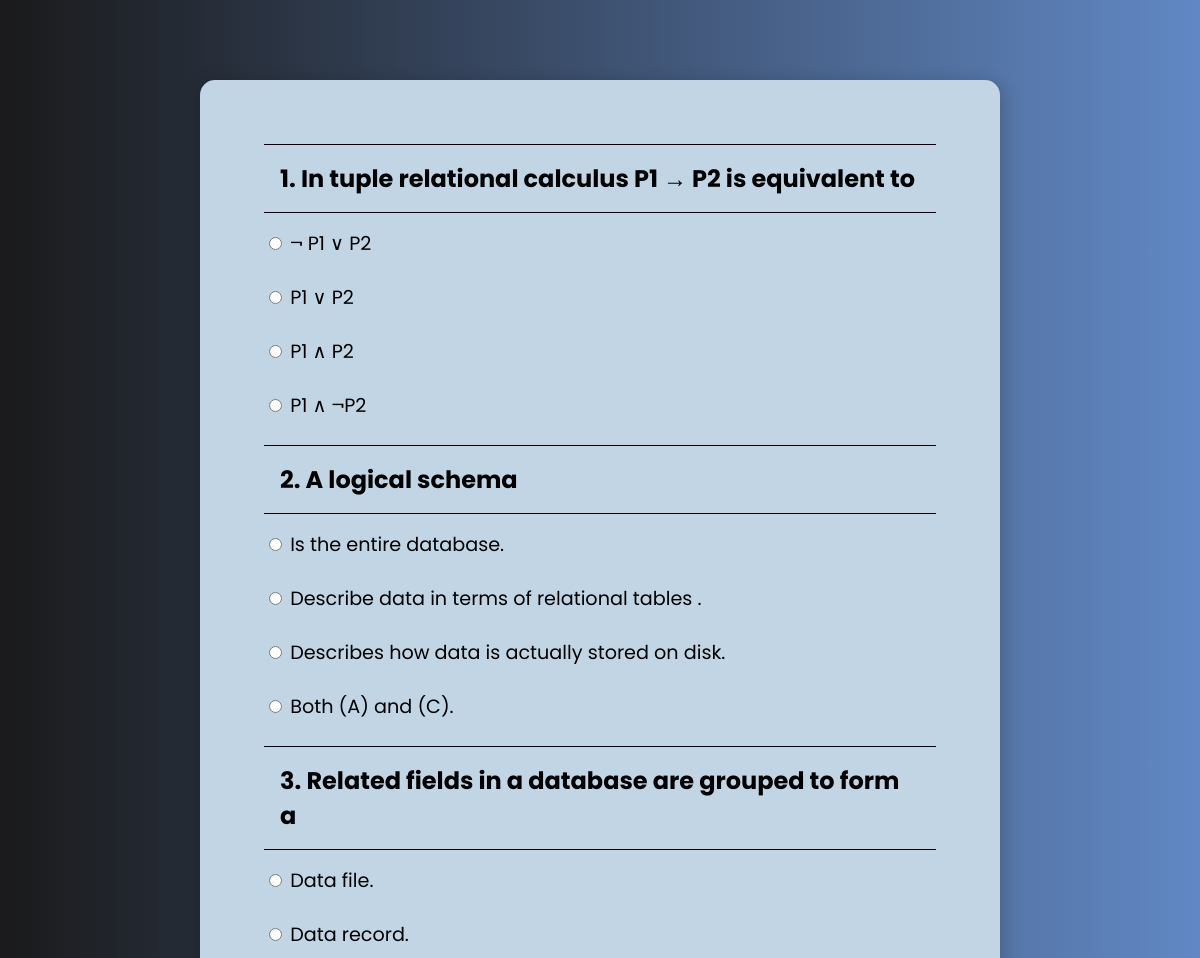
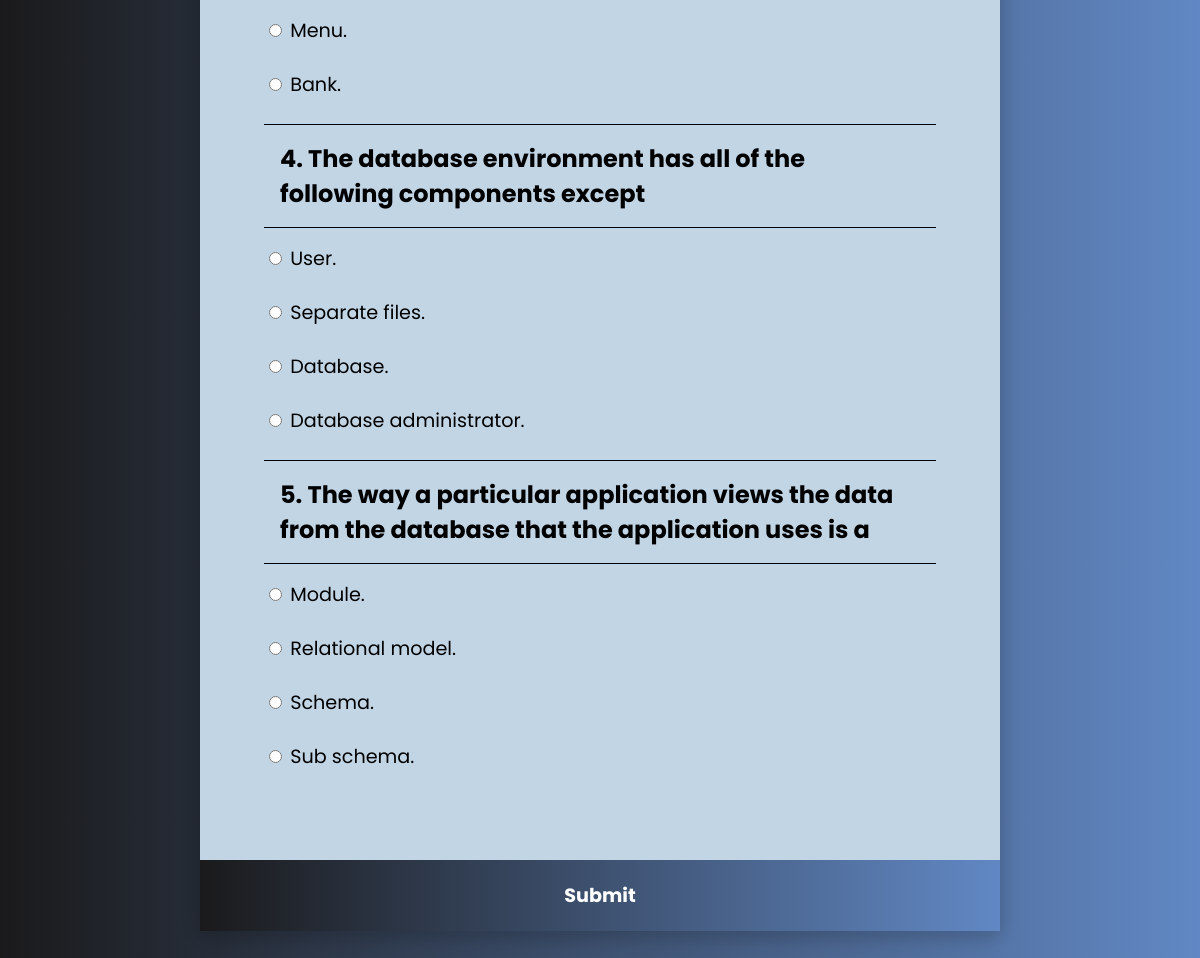
The app's page /InsideIndex.php with its own data (2 pictures, top to bottom).
### tables this page shows
CREATE TABLE `question` (
  `Question_Id` int(10) UNSIGNED NOT NULL,
  `Question` varchar(250) NOT NULL,
  `Right_Answer_Id` int(10) UNSIGNED NOT NULL
);

CREATE TABLE `answer` (
  `Right_Answer_Id` int(10) UNSIGNED NOT NULL,
  `Answer` varchar(250) NOT NULL,
  `Question_Id` int(10) UNSIGNED NOT NULL
);

### InsideIndex.php (the view, shortened to what this page needs)
<?php
    $server = "localhost";
    $username = "root";
    $password = "";
    $con = mysqli_connect($server, $username, $password);
    mysqli_select_db($con, "quiztestfirst");
?>
<!DOCTYPE html>
<html lang="en">
  <head>
    <link rel="stylesheet" href="Css/InsideStyle.css" />
    <link rel="stylesheet" href="Css/preloader.css">
  </head>
  <body>
    <div class="quiz-container" id="quiz">
      <div class="quiz-header">
      <form action ="Test.php" method="post">
        <?php
        for($i = 1 ; $i<=5; $i++){
          $questions = "select * from question where Question_Id = $i";
          $queryApplyingForQuestions = mysqli_query($con, $questions);
          while($rows = mysqli_fetch_array($queryApplyingForQuestions)){
        ?>
        <h2 id="question" name="question"><?php echo $i.". ".$rows["Question"]; ?></h2>
          <?php
            $answers = "select * from answer where Question_Id = $i";
            $queryApplyingForAnswers = mysqli_query($con, $answers);
            while($rows = mysqli_fetch_array($queryApplyingForAnswers)){
          ?>
            <ul>
              <li>
                <input type="radio" name="quizcheck[<?php echo $rows["Question_Id"]; ?>]" id="a" value="<?php echo $rows["Right_Answer_Id"]; ?>" class="answer">
                <label for="a" id="a_text"><?php echo $rows["Answer"]; ?></label>
              </li>
            </ul>
          <?php
            }
          }
        }
        ?>
      </div>
      <button type="submit" name="submit" value = "submit" id="submit">Submit</button>
    </div>
  </body>
</html>

### Css/InsideStyle.css (style rules this page uses)
body { background-image: linear-gradient(to right, #1a1a1b , #6188c4); font-family: 'Poppins', sans-serif; display: flex; align-items: center; justify-content: center; margin: 0; }
.quiz-container { background-color: rgb(194, 213, 229); border-radius: 15px; margin-top: 80px; margin-bottom: 80px; width: 800px; box-shadow: 0px 5px 15px 5px rgba(0, 0, 0, 0.15); }
.quiz-header { padding: 4rem; }
h2 { padding: 1rem; margin: 0; }
#question { border-top: 1px solid black; border-bottom: 1px solid black; }
ul { list-style-type: none; padding: 0; margin-bottom: 25px; }
ul li { font-size: 1.2rem; margin: 1rem 0; }
ul li label { cursor: pointer; }
button { background-image: linear-gradient(to right, #1a1a1b , #6188c4); color: #fff; border: none; width: 100%; cursor: pointer; font-size: 1.2rem; font-family: inherit; padding: 1.3rem; font-weight: bold; transition: all 0.5s ease-out; }

### records on screen
question: Question "In tuple relational calculus P1 → P2 is equivalent to"
answer: Answer "¬ P1 ∨ P2"
answer: Answer "P1 ∨ P2"
answer: Answer "P1 ∧ P2"
answer: Answer "P1 ∧ ¬P2"
question: Question "A logical schema"
answer: Answer "Is the entire database."
answer: Answer "Describe data in terms of relational tables ."
answer: Answer "Describes how data is actually stored on disk."
answer: Answer "Both (A) and (C)."
question: Question "Related fields in a database are grouped to form a"
answer: Answer "Data file."
answer: Answer "Data record."
answer: Answer "Menu."
answer: Answer "Bank."
question: Question "The database environment has all of the following components except"
answer: Answer "User."
answer: Answer "Separate files."
answer: Answer "Database."
answer: Answer "Database administrator."
question: Question "The way a particular application views the data from the database that the application uses is a"
answer: Answer "Module."
answer: Answer "Relational model."
answer: Answer "Schema."
answer: Answer "Sub schema."
